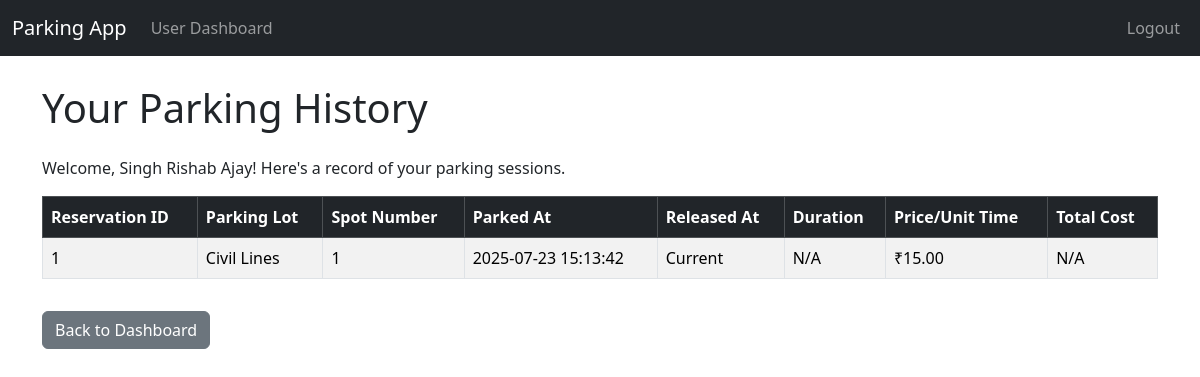
Screenshot of /user/parking_history (signed in) with the database file from the repository.
### app.py (models this page shows, shortened)
class User(db.Model, UserMixin):
    id = db.Column(db.Integer, primary_key=True)
    email_id = db.Column(db.String(120), nullable=False, unique=True)
    password_hash = db.Column(db.String(255), nullable=False)
    fullname = db.Column(db.String(120))
    address = db.Column(db.String(200))
    pin_code = db.Column(db.String(10))
    reservations = db.relationship('Reservation', backref='reserving_user',cascade='all, delete-orphan',lazy=True)
    user_occupied_spot = db.relationship('ParkingSpot', backref='occupied_by_user', uselist=False, foreign_keys='ParkingSpot.user_id',lazy=True)

class ParkingLot(db.Model):
    id = db.Column(db.Integer,primary_key=True)
    prime_location_name = db.Column(db.String(120),nullable=False,unique=True)
    price_per_unit_time = db.Column(db.Float,nullable=False)
    address = db.Column(db.String(200),nullable=False)
    pin_code = db.Column(db.String(10),nullable=False)
    maximum_number_of_spots = db.Column(db.Integer,nullable=False)
    spots = db.relationship('ParkingSpot',backref = 'parking_lot', lazy = True, cascade = 'all, delete-orphan')

### app.py (the view, shortened to what this page needs)
@app.route('/user/parking_history')
@login_required
def user_parking_history():
    if isinstance(current_user, Admin):
        flash('Administrator do not have parking history.','danger')
        return redirect(url_for('admin_dashboard'))
    user_reservations = Reservation.query.filter_by(user_id=current_user.id).order_by(Reservation.parking_timestamp.desc()).all()
    history_data = []
    for res in user_reservations:
        spot = ParkingSpot.query.get(res.spot_id)
        lot_name = 'N/A'
        spot_number = 'N/A'
        if spot:
            lot_name=spot.parking_lot.prime_location_name
            spot_number=spot.spot_number
        duration_str = 'N/A'
        total_cost = 'N/A'
        history_data.append({
            'reservation_id': res.id,
            'lot_name': lot_name,
            'spot_number': spot_number,
            'parking_timestamp': res.parking_timestamp.strftime('%Y-%m-%d %H:%M:%S'),
            'leaving_timestamp': res.leaving_timestamp.strftime('%Y-%m-%d %H:%M:%S') if res.leaving_timestamp else 'Current',
            'duration': duration_str,
            'cost_per_unit_time': f"₹{res.parking_cost_per_unit_time:.2f}",
            'total_cost': total_cost
        })
    return render_template('user_parking_history.html', history_data=history_data)

### app.py (called while the page is built)
@login_manager.user_loader
def load_user(user_id_str):
    if '_' in user_id_str:
        user_type, user_id = user_id_str.split('_',1)
        try:
            user_id=int(user_id)
        except ValueError:
            return None
        if user_type == 'user':
            return User.query.get(user_id)
        elif user_type == 'admin':
            return Admin.query.get(user_id)
    return None

### templates/user_parking_history.html (shortened to what this page needs)
{% extends "base.html" %}
{% block content %}
    <h1 class="mb-4">Your Parking History</h1>
    <p>Welcome, {{ current_user.fullname }}! Here's a record of your parking sessions.</p>
    {% if history_data %}
        <div class="table-responsive">
            <table class="table table-striped table-bordered">
                <thead class="table-dark">
                    <tr>
                        <th>Reservation ID</th>
                        <th>Parking Lot</th>
                        <th>Spot Number</th>
                        <th>Parked At</th>
                        <th>Released At</th>
                        <th>Duration</th>
                        <th>Price/Unit Time</th>
                        <th>Total Cost</th>
                    </tr>
                </thead>
                <tbody>
                    {% for record in history_data %}
                        <tr>
                            <td>{{record['reservation_id']}}</td>
                            <td>{{record['lot_name']}}</td>
                            <td>{{record['spot_number']}}</td>
                            <td>{{record['parking_timestamp']}}</td>
                            <td>{{record['leaving_timestamp']}}</td>
                            <td>{{record['duration']}}</td>
                            <td>{{record['cost_per_unit_time']}}</td>
                            <td>{{record['total_cost']}}</td>
                        </tr>
                    {% endfor %}
                </tbody>
            </table>
        </div>
    {% else %}
        <p>You do not have any parking history yet.</p>
    {% endif %}
    <a href="{{url_for('user_dashboard')}}" class="btn btn-secondary mt-3">Back to Dashboard</a>
{% endblock %}

### templates/base.html (style rules this page uses)
body { padding-top:60px; }

### rows the page displays
User: fullname "Singh Rishab Ajay"
ParkingLot: reservation_id "1", lot_name "Civil Lines", spot_number "1", parking_timestamp "2025-07-23 15:13:42", leaving_timestamp "Current", duration "N/A", cost_per_unit_time "₹15.00", total_cost "N/A"
